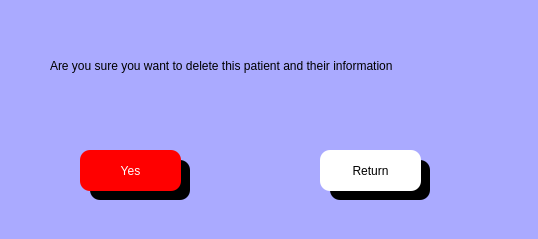
<?xml version="1.0" encoding="UTF-8"?>
<ui version="4.0">
 <class>Dialog</class>
 <widget class="QDialog" name="Dialog">
  <property name="geometry">
   <rect>
    <x>0</x>
    <y>0</y>
    <width>538</width>
    <height>239</height>
   </rect>
  </property>
  <property name="windowTitle">
   <string>Dialog</string>
  </property>
  <property name="styleSheet">
   <string notr="true">background-color: rgb(170, 170, 255);</string>
  </property>
  <widget class="QPushButton" name="yes_btn">
   <property name="geometry">
    <rect>
     <x>80</x>
     <y>150</y>
     <width>101</width>
     <height>41</height>
    </rect>
   </property>
   <property name="styleSheet">
    <string notr="true">QPushButton{
	background-color: rgb(255, 255, 255);
	background-color: rgb(255, 0, 0);
	font: 12pt &quot;MS Shell Dlg 2&quot;;
	border-top-left-radius:10px;
	border-bottom-left-radius:10px;
	border-top-right-radius:10px;
	border-bottom-right-radius:10px;
	color: rgb(255, 255, 255);
}

QPushButton:hover{
	background-color: rgba(255,0, 0, 200);
}

QPushButton:focus{
	background-color: rgba(255,0, 0, 200);
}</string>
   </property>
   <property name="text">
    <string>Yes</string>
   </property>
  </widget>
  <widget class="QLabel" name="label_7">
   <property name="geometry">
    <rect>
     <x>90</x>
     <y>160</y>
     <width>100</width>
     <height>40</height>
    </rect>
   </property>
   <property name="styleSheet">
    <string notr="true">background-color: rgb(0, 0, 0);
font: 12pt &quot;MS Shell Dlg 2&quot;;
border-top-left-radius:10px;
border-bottom-left-radius:10px;
border-top-right-radius:10px;
border-bottom-right-radius:10px;
color: rgb(255, 255, 255);
</string>
   </property>
   <property name="text">
    <string/>
   </property>
  </widget>
  <widget class="QLabel" name="label">
   <property name="geometry">
    <rect>
     <x>50</x>
     <y>30</y>
     <width>471</width>
     <height>71</height>
    </rect>
   </property>
   <property name="styleSheet">
    <string notr="true">font: 12pt &quot;MS Shell Dlg 2&quot;;</string>
   </property>
   <property name="text">
    <string>Are you sure you want to delete this patient and their information</string>
   </property>
  </widget>
  <widget class="QPushButton" name="no_btn">
   <property name="geometry">
    <rect>
     <x>320</x>
     <y>150</y>
     <width>101</width>
     <height>41</height>
    </rect>
   </property>
   <property name="styleSheet">
    <string notr="true">QPushButton{
	background-color: rgb(255, 255, 255);
	font: 12pt &quot;MS Shell Dlg 2&quot;;
	border-top-left-radius:10px;
	border-bottom-left-radius:10px;
	border-top-right-radius:10px;
	border-bottom-right-radius:10px;
}

QPushButton:hover{
	background-color: rgb(161, 161, 161);
	color: rgb(255, 255, 255);
}

QPushButton:focus{
	background-color: rgb(161, 161, 161);
	color: rgb(255, 255, 255);
}
</string>
   </property>
   <property name="text">
    <string>Return</string>
   </property>
  </widget>
  <widget class="QLabel" name="label_8">
   <property name="geometry">
    <rect>
     <x>330</x>
     <y>160</y>
     <width>100</width>
     <height>40</height>
    </rect>
   </property>
   <property name="styleSheet">
    <string notr="true">background-color: rgb(0, 0, 0);
font: 12pt &quot;MS Shell Dlg 2&quot;;
border-top-left-radius:10px;
border-bottom-left-radius:10px;
border-top-right-radius:10px;
border-bottom-right-radius:10px;
color: rgb(255, 255, 255);
</string>
   </property>
   <property name="text">
    <string/>
   </property>
  </widget>
  <zorder>label_7</zorder>
  <zorder>yes_btn</zorder>
  <zorder>label</zorder>
  <zorder>label_8</zorder>
  <zorder>no_btn</zorder>
 </widget>
 <resources/>
 <connections/>
</ui>
